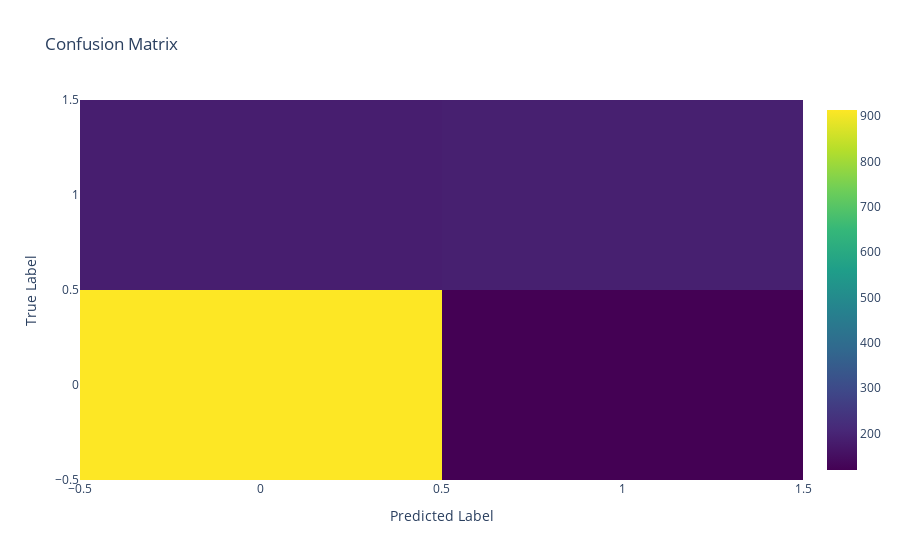

Write notebook code for a chart like this one.
### Markdown cell above
##### Plotting the confusion matrix

### Code cell
fig = go.Figure(data=go.Heatmap(z=cm,colorscale='Viridis'))
fig.update_layout(title='Confusion Matrix',
                  xaxis=dict(title='Predicted Label'),
                  yaxis=dict(title='True Label'))
fig.show()

### Figure 1 — Plotly figure (JSON) as saved in the notebook; plotly's stock layout.template omitted (floating-point values rounded to 4 significant figures)
{"data": [{"colorscale": [[0, "#440154"], [0.1111, "#482878"], [0.2222, "#3e4989"], [0.3333, "#31688e"], [0.4444, "#26828e"], [0.5556, "#1f9e89"], [0.6667, "#35b779"], [0.7778, "#6ece58"], [0.8889, "#b5de2b"], [1, "#fde725"]], "type": "heatmap", "z": [[913, 120], [185, 189]]}], "layout": {"title": {"text": "Confusion Matrix"}, "xaxis": {"title": {"text": "Predicted Label"}}, "yaxis": {"title": {"text": "True Label"}}}}
